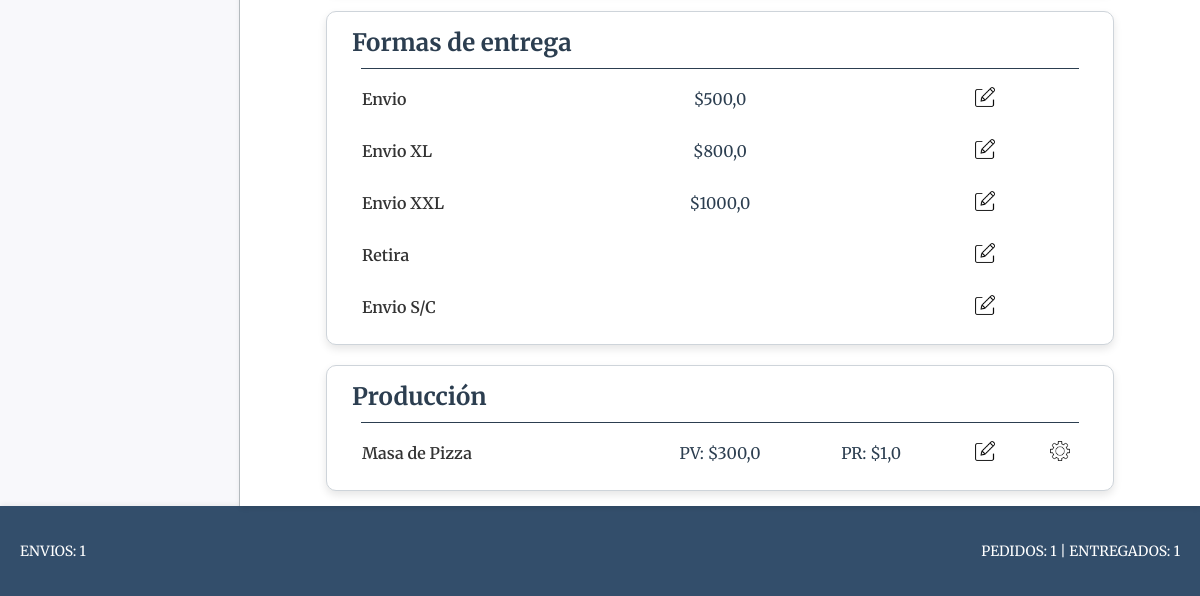
/productos/ (signed in, lower part), run on an earlier commit of the app's database.
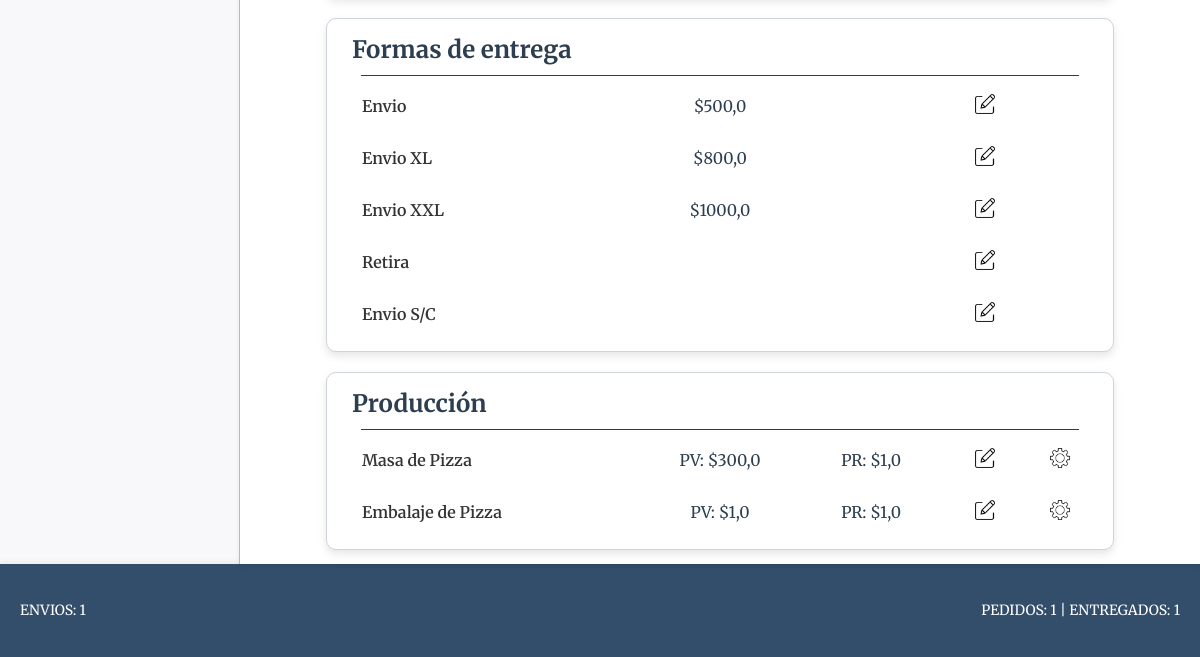
And on a later commit of the database.
### pedido/models.py (models this page shows, shortened)
class FormaEntrega(models.Model):
    forma_entrega = models.CharField(max_length=50)
    precio = models.FloatField(null=True, blank=True)
    envio = models.BooleanField()
    class Meta:
        db_table = "formaentrega"
        verbose_name = "Forma de entrega"

### productos/models.py (models this page shows, shortened)
class ProductoCategoria(models.Model):
    nombre=models.CharField(max_length=50)
    estado=models.BooleanField(default=True)

class Producto(models.Model):
    nombre=models.CharField(max_length=50, verbose_name="Nombre")
    categoria=models.ForeignKey(ProductoCategoria, on_delete=models.CASCADE, verbose_name="Categoría")
    descripcion=models.CharField(max_length=200, blank=True, null=True, verbose_name="Descripción")
    precio_unit=models.FloatField(verbose_name="P. Unitario")
    precio_media=models.FloatField(blank=True, null=True, verbose_name="P. Media")
    precio_doc=models.FloatField(blank=True, null=True, verbose_name="P. Docena")
    precio_rec = models.FloatField(default=1, verbose_name="Precio Recomendado")
    def __str__(self):
        return self.nombre

### productos/views.py (the view)
# urls.py: path('', views.home, name="home"),
@login_required
def home(request):
    productos = Producto.objects.select_related('categoria').order_by('categoria__nombre').all()
    categorias = ProductoCategoria.objects.all()
    forma_entrega = FormaEntrega.objects.all()
    precio_recomendado()
    context = {
        'object_list': productos,
        'categorias': categorias,
        'forma_entrega': forma_entrega
    }
    return render(request, 'productos/index.html', context)

### core/context_processors.py (called while the page is built)
def counter_pedidos(request):
    cant_pedidos = Pedido.objects.all().count()
    cant_entregados = Pedido.objects.filter(estado='entregado').count()
    cant_pendientes = Pedido.objects.filter(estado='pendiente').count()
    cant_reservados = Pedido.objects.filter(estado='reservado').count()
    cant_cancelado = Pedido.objects.filter(estado='cancelado').count()
    cant_pedidos = Pedido.objects.all().count() - cant_cancelado
    cant_envios = Pedido.objects.filter(forma_entrega__precio__gt=0).count() - cant_cancelado - cant_reservados
    return {
        'cant_pedidos':cant_pedidos,
        "cant_entregados":cant_entregados,
        "cant_pendientes":cant_pendientes,
        "cant_reservados":cant_reservados,
        "cant_envios":cant_envios
        }

### productos/models.py (called while the page is built)
    def __str__(self):
        return self.nombre

### productos/templates/productos/index.html (shortened to what this page needs)
{% extends 'core/base.html' %}
{% load static %}
{% block css %}
<link rel="stylesheet" href="{% static 'productos/css/styles.css' %}">
{% endblock css %}
{% block main %}
<section class="categorias-container">
    {% regroup object_list by categoria.nombre as categorias_productos %}
    <div class="card">
        <h1 class="categoria-titulo">Formas de entrega</h1>
        <hr class="categoria-hr">
        {% for entrega in forma_entrega %}
            <div class="productos">
                <p class="producto-nombre">{{ entrega.forma_entrega }}</p>
                {% if entrega.precio != None %}
                    <p class="producto-precio">${{ entrega.precio }}</p>
                {% endif %}
                <div class="producto-opc">
                    <a href="{% url 'pedido:formaentrega_update' entrega.id %}">
                        <img class="icono-opc" src="{% static 'productos/img/editar.webp' %}" alt="Editar Producto">
                    </a>
                </div>
            </div>
        {% endfor %}
    </div>
    {% for categoria in categorias_productos %}
        {% with categoria.grouper as nombre_categoria %}
            {% for cat in categorias %}
                {% if cat.nombre == nombre_categoria and cat.estado and cat.nombre == "Producción" %}
                    <div class="card">
                        <h1 class="categoria-titulo">{{ nombre_categoria }}</h1>
                        <hr class="categoria-hr">
                        {% for producto in categoria.list %}
                            <div class="productos">
                                <p class="producto-nombre">{{ producto.nombre }}</p>
                                <p class="producto-precio">PV: ${{ producto.precio_unit }}</p>
                                <p class="producto-precio-rec">PR: ${{ producto.precio_rec }}</p>
                                <div class="producto-opc">
                                    <a href="{% url 'productos:productos_update' producto.id %}">
                                        <img class="icono-opc" src="{% static 'productos/img/editar.webp' %}" alt="Editar Producto">
                                    </a>
                                </div>
                                <div class="producto-config">
                                    <a href="{% url 'productos:agregar_insumos_producto' producto.id %}">
                                        <img class="icono-opc" src="{% static 'productos/img/config.png' %}" alt="Editar Producto">
                                    </a>
                                </div>
                            </div>
                        {% endfor %}
                    </div>
                {% endif %}
            {% endfor %}
        {% endwith %}
    {% endfor %}
</section>
{% endblock main %}

What changed in the data, as far as the page shows it:
added Producto: nombre "Embalaje de Pizza", precio_unit "1,0", precio_rec "1,0"
